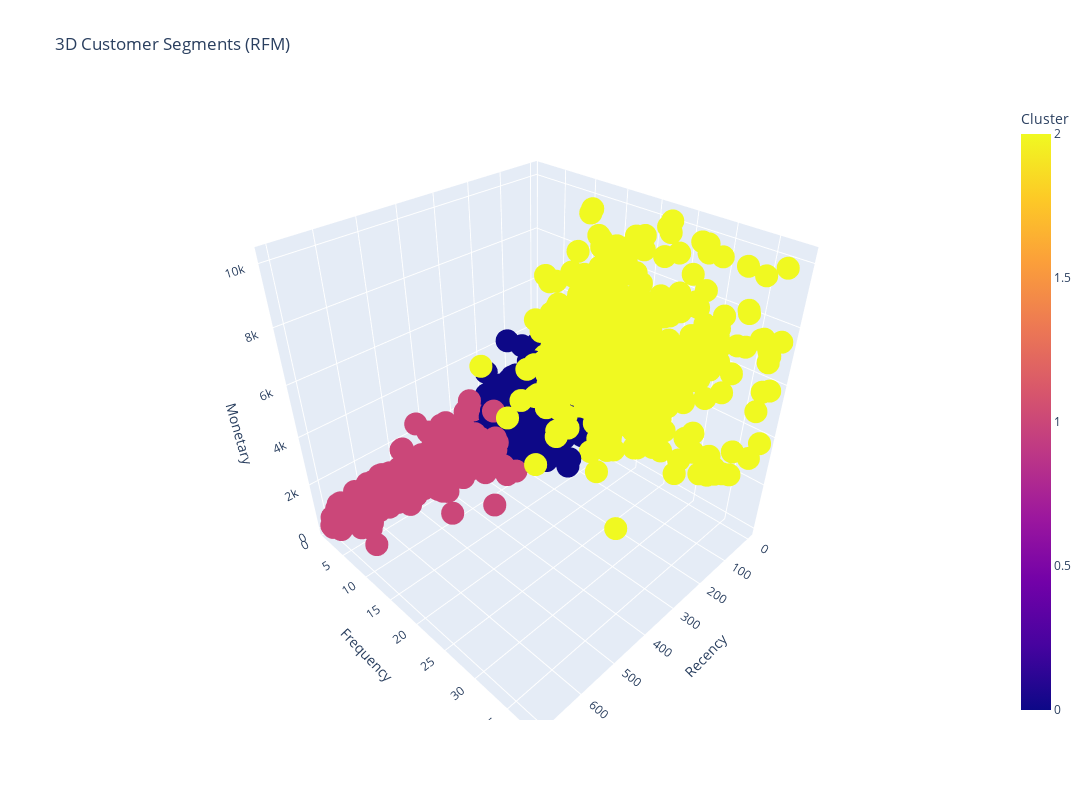

Here is the notebook cell this chart was saved with:
### Code cell
fig = px.scatter_3d(rfm_filtered, x='Recency', y='Frequency', z='Monetary', color='Cluster', 
                    title='3D Customer Segments (RFM)', labels={'Recency': 'Recency', 'Frequency': 'Frequency', 'Monetary': 'Monetary'})

fig.update_layout(
    width=1200,   
    height=800    
)

fig.show()

### Figure 1 — Plotly figure (JSON) as saved in the notebook; plotly's stock layout.template omitted (floating-point values rounded to 4 significant figures; data arrays with more than 128 entries replaced by an {"elided": "..."} marker saying what was removed)
{"data": [{"hovertemplate": "Recency=%{x}<br>Frequency=%{y}<br>Monetary=%{z}<br>Cluster=%{marker.color}<extra></extra>", "legendgroup": "", "marker": {"color": {"elided": "5458 int values"}, "coloraxis": "coloraxis", "symbol": "circle"}, "mode": "markers", "name": "", "scene": "scene", "showlegend": false, "type": "scatter3d", "x": {"elided": "5458 int values"}, "y": {"elided": "5458 int values"}, "z": {"elided": "5458 float values"}}], "layout": {"coloraxis": {"colorbar": {"title": {"text": "Cluster"}}, "colorscale": [[0, "#0d0887"], [0.1111, "#46039f"], [0.2222, "#7201a8"], [0.3333, "#9c179e"], [0.4444, "#bd3786"], [0.5556, "#d8576b"], [0.6667, "#ed7953"], [0.7778, "#fb9f3a"], [0.8889, "#fdca26"], [1, "#f0f921"]]}, "height": 800, "legend": {"tracegroupgap": 0}, "scene": {"domain": {"x": [0, 1], "y": [0, 1]}, "xaxis": {"title": {"text": "Recency"}}, "yaxis": {"title": {"text": "Frequency"}}, "zaxis": {"title": {"text": "Monetary"}}}, "title": {"text": "3D Customer Segments (RFM)"}, "width": 1200}}
